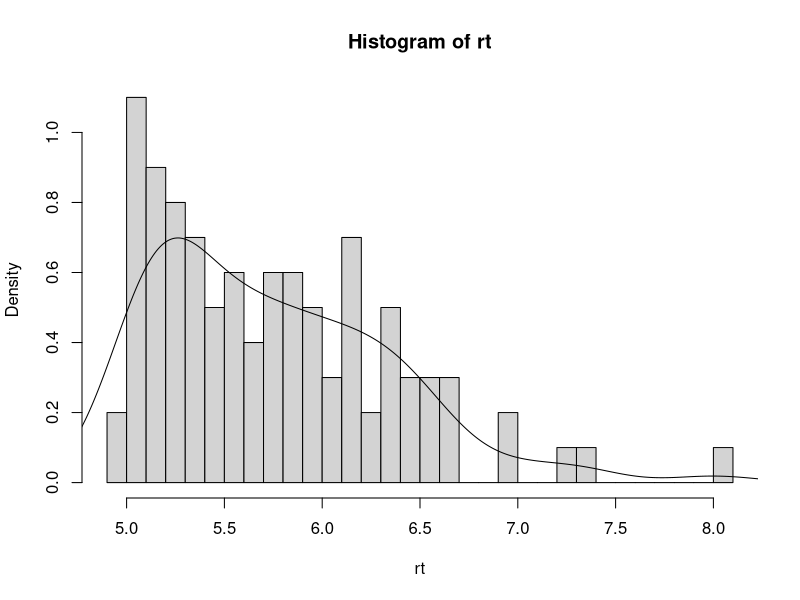
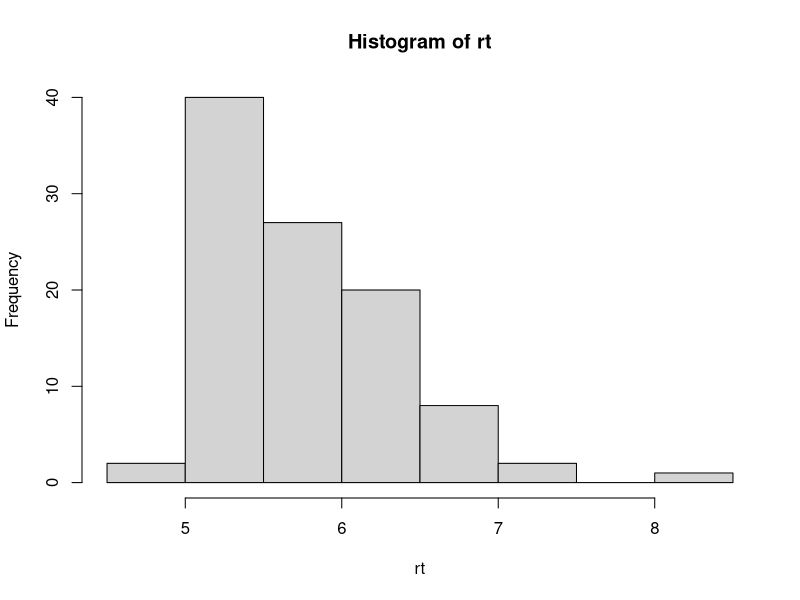
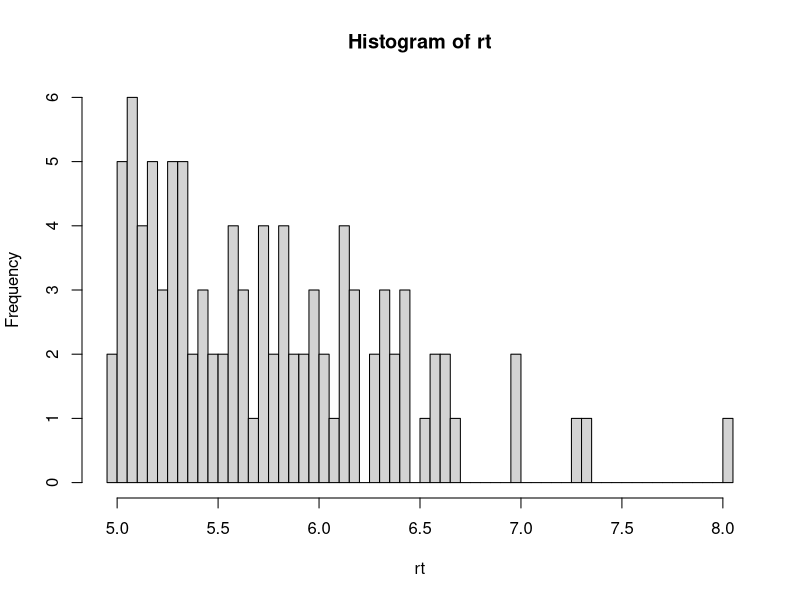
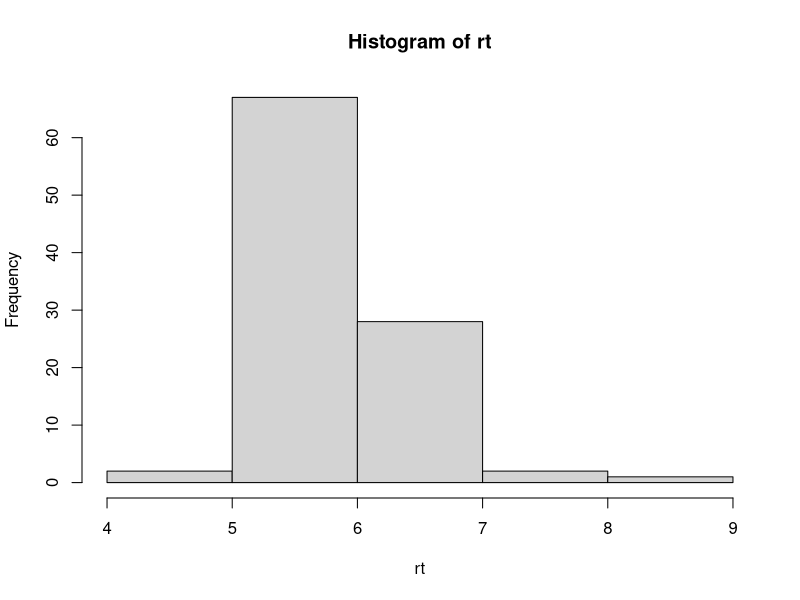
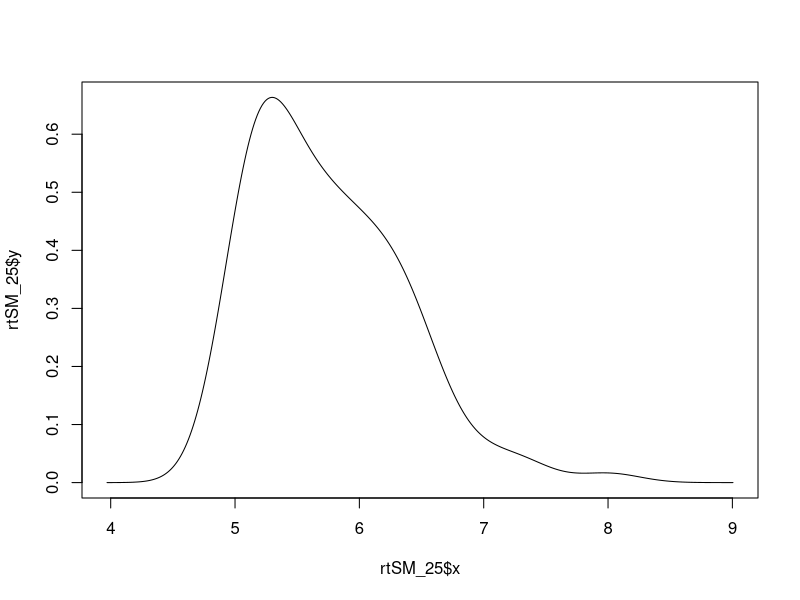
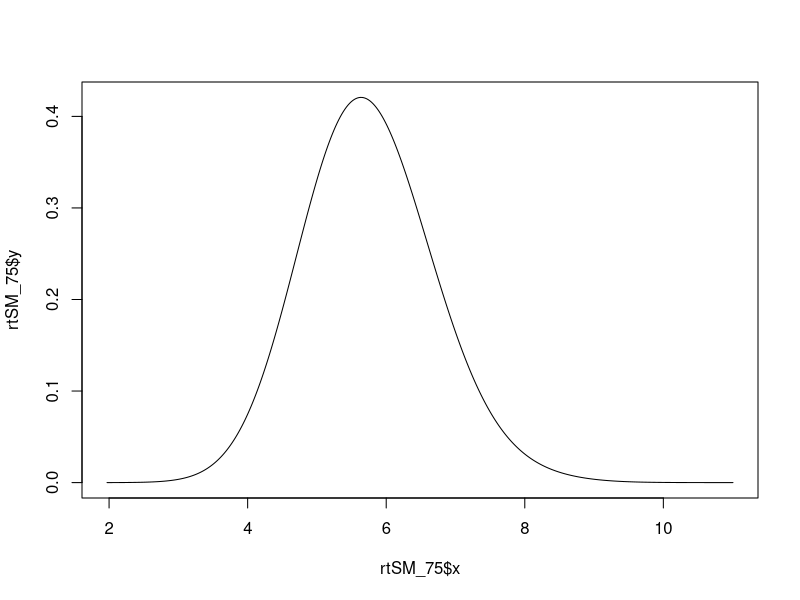
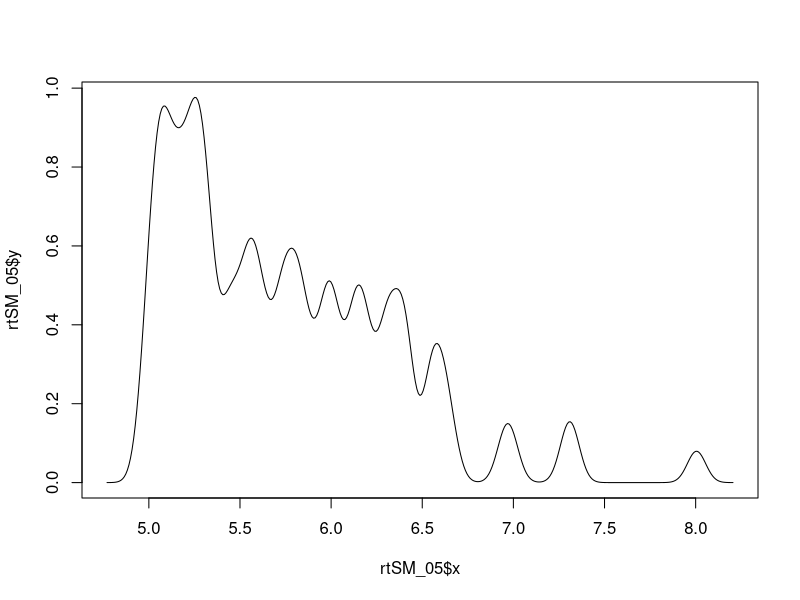
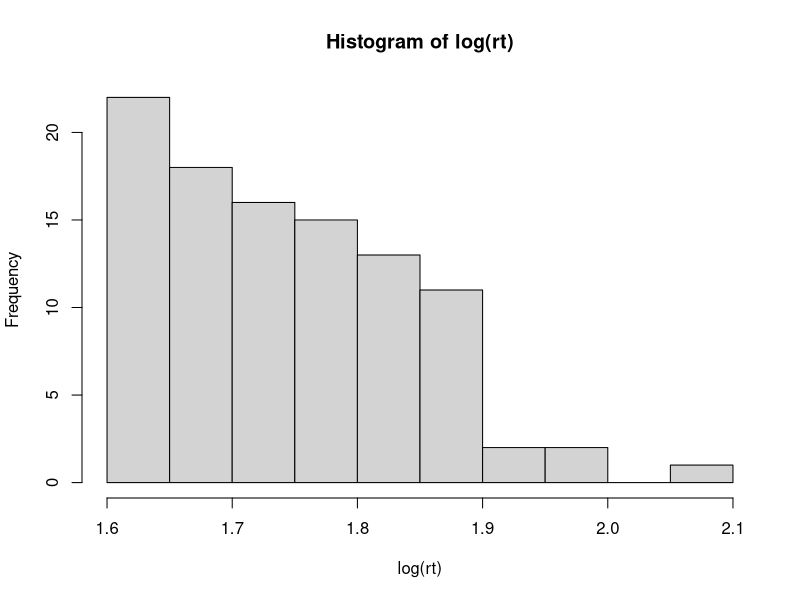

Source code (R) for these figures, in order:
library(KernSmooth)

set.seed(17) #set a seed for reproducibility 
rt = sn::rmsn(100, c(5,-5), matrix(c(3,2,2,3)/3, 2, 2), c(10, 0.9))[,1] #sim data from a skewed bivariate normal distribution, get only the 1st variable


hist(rt, breaks = 25, freq = F) #make a histogram
lines(density(rt)) #overlays the density
#This is a clunkier way of overlaying the density that might work in other cases, but I won't go over, nor do I recommend unless you do some digging
#c = hist(rt, breaks = 25)$counts; d = hist(rt, breaks = 25)$density #this is going to help us overlay the density
#lines(rt, dnorm(rt, mean(rt), sd(rt)) * (c/d)[1])

#playing with the breaks in the histogram
hist(rt)
hist(rt, breaks = length(rt))
hist(rt, breaks = c(4:9))

#kernel smoothing stuff
rtSM_25 = bkde(rt, bandwidth = .25)
plot(rtSM_25, type="l")
rtSM_75 = bkde(rt, bandwidth = .75)
plot(rtSM_75, type="l")
rtSM_05 = bkde(rt, bandwidth = .05)
plot(rtSM_05, type="l")

#log transformation stuff
hist(log(rt))
hist(log10(rt), breaks=25)
c10 =  hist(log10(rt), breaks = 25)$counts; d10 = hist(log10(rt), breaks = 25)$density
lines(sort(log10(rt)), dnorm(sort(log10(rt)), mean(log10(rt)), sd(log10(rt))) * (c10/d10)[1])
hist(rt^-3.218)
